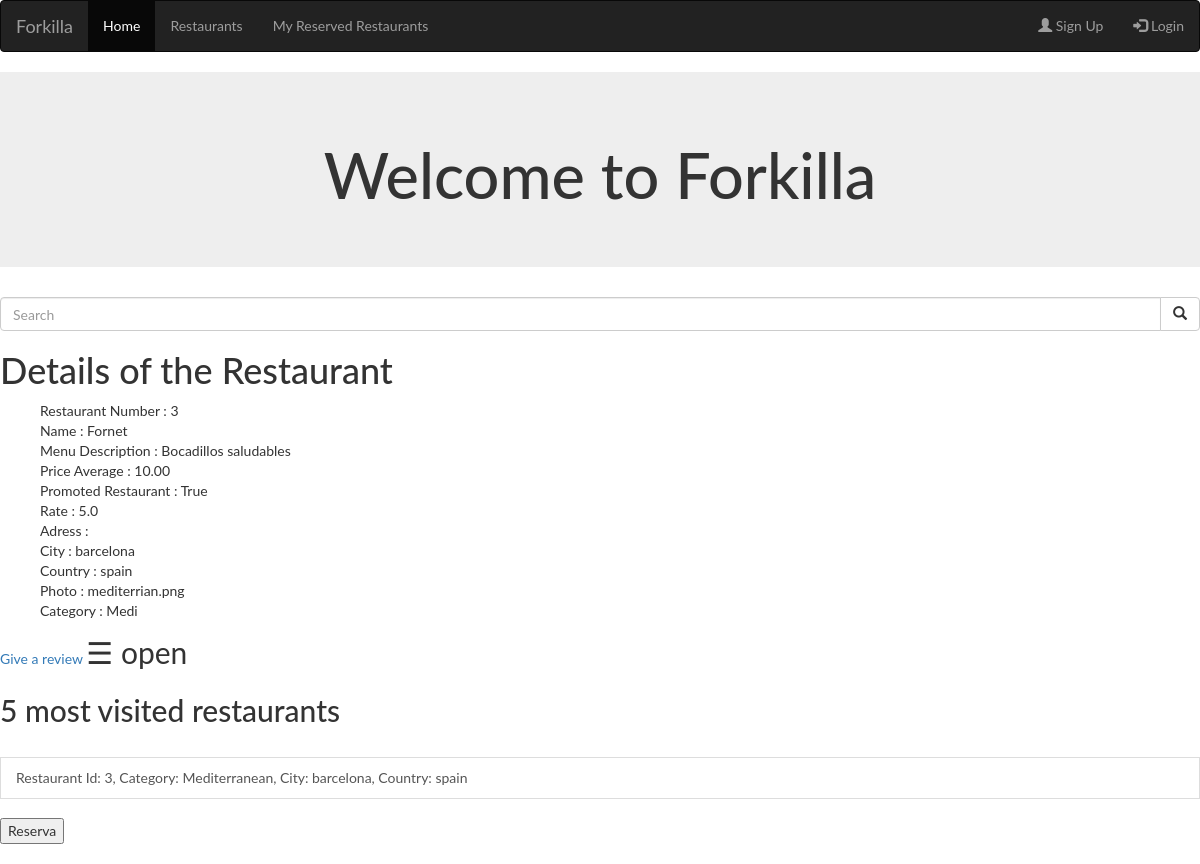
The page /restaurant/3 on the database its author committed.
### forkilla/models.py (models this page shows, shortened)
class Restaurant(models.Model):
        CATEGORIES = (
        ("Rice", "Rice"),
        ("Fusi", "Fusion"),
        ("BBQ", "Barbecue"),
        ("Chin", "Chinese"),
        ("Medi", "Mediterranean"),
        ("Crep", "Creperie"),
        ("Hind", "Hindu"),
        ("Japa", "Japanese"),
        ("Ital", "Italian"),
        ("Mexi", "Mexican"),
        ("Peru", "Peruvian"),
        ("Russ", "Russian"),
        ("Turk", "Turkish"),
        ("Basq", "Basque"),
        ("Vegy", "Vegetarian"),
        ("Afri", "African"),
        ("Egyp", "Egyptian"),
        ("Grek", "Greek"))
        _d_categories = dict(CATEGORIES);
        restaurant_number = models.CharField(max_length=8)
        name = models.CharField(max_length=50)
        menu_description = models.CharField(max_length=80)
        price_average = models.DecimalField(max_digits=5, decimal_places=2)
        is_promot = models.BooleanField()
        rate = models.DecimalField(max_digits=3, decimal_places=1)
        address = models.CharField(max_length=50)
        city = models.CharField(max_length=50)
        country = models.CharField(max_length=50)
        featured_photo = models.ImageField()
        category = models.CharField(max_length=5, choices=CATEGORIES)
        capacity = models.PositiveIntegerField()
        def get_human_category(self):
            return self._d_categories[self.category]
        def __str__(self):
            return ('[**Promoted**]' if self.is_promot else '') + "[" + self.category + "] " \
             "[" + self.restaurant_number + "] " + self.name + " - " + self.menu_description + " (" + str(
              self.rate) + ")" \
             ": " + str(self.price_average) + u" €"

### forkilla/views.py (the view)
# urls.py: url(r'^restaurant/(?P<restaurant_number>.*)',views.details, name='details'),
def details(request,restaurant_number=""):
    viewed_restaurants = _check_session(request)
    restaurant = Restaurant.objects.get(restaurant_number=restaurant_number)
    print(restaurant,"reeee")
    viewed_restaurants.restaurant.add(restaurant)
    restaurant1 = Review.objects.filter(number = restaurant.restaurant_number)
    for i in restaurant1:
        print(i.message , ".....................")
    context = {
        'details': restaurant,
        'viewed_restaurants': viewed_restaurants,
        'msg':restaurant1
    }
    return render(request, 'forkilla/details.html', context)

### forkilla/views.py (called while the page is built)
def _check_session(request):
    if "viewedrestaurants" not in request.session:
        viewedrestaurants = ViewedRestaurants()
        viewedrestaurants.save()
        request.session["viewedrestaurants"] = viewedrestaurants.id_vr
    else:
        viewedrestaurants = ViewedRestaurants.objects.get(id_vr=request.session["viewedrestaurants"])
    return viewedrestaurants

### templates/forkilla/details.html (shortened to what this page needs)
{% extends "forkilla/base.html" %}
{% block content %}
    <h1>Details of the Restaurant</h1>
    {% if details %}
    <ul>
        Restaurant Number : {{ details.restaurant_number }}
        <br>
        Name : {{ details.name }}
        <br>
        Menu Description : {{ details.menu_description }}
        <br>
        Price Average : {{ details.price_average }}
        <br>
        Promoted Restaurant : {{ details.is_promot }}
        <br>
        Rate : {{ details.rate }}
        <br>
        Adress : {{ details.adress }}
        <br>
        City : {{ details.city }}
        <br>
        Country : {{ details.country }}
        <br>
        Photo : {{ details.featured_photo }}
        <br>
        Category : {{ details.category }}
    </ul>
    {% else %}
        <p>No restaurants are available.</p>
    {% endif %}
    <a data-role="button" href="{% url 'review' details.restaurant_number %}">Give a review </a>
    <span style="font-size:30px;cursor:pointer" onclick="openNav()">&#9776; open</span>
{% endblock %}

### templates/forkilla/base.html (shortened to what this page needs)
<!DOCTYPE html>
<html lang="en">
<head>
    <link rel="stylesheet" href="https://maxcdn.bootstrapcdn.com/bootstrap/3.3.7/css/bootstrap.min.css">
</head>
<body>
        <nav class="navbar navbar-inverse">
          <div class="container-fluid">
            <div class="navbar-header">
              <a class="navbar-brand" href="http://laforkilla.com/">Forkilla</a>
            </div>
            <ul class="nav navbar-nav">
              <li class="active"><a href="{% url 'index' %}">Home</a></li>
              <li><a href="{% url 'restaurants' %}">Restaurants</a></li>
              <li><a href="{% url 'reservationlist' %}">My Reserved Restaurants</a></li>
            </ul>
            {% if user.is_authenticated %}
                <ul class="nav navbar-nav navbar-right">
                  <li><a href="{% url 'logout' %}"><span class="glyphicon glyphicon-user"></span> Log Out</a></li>
                </ul>
            {% else %}
                <ul class="nav navbar-nav navbar-right">
                  <li><a href="{% url 'home' %}"><span class="glyphicon glyphicon-user"></span> Sign Up</a></li>
                  <li><a href="{% url 'login' %}"><span class="glyphicon glyphicon-log-in"></span> Login</a></li>
                </ul>
            {% endif %}
          </div>
        </nav>
        <div class="jumbotron text-center">
          <h1>Welcome to Forkilla </h1>
        </div>
        <form action="{% url 'restaurants'%}" method="GET">
          <div class="input-group">
            <input type="text" class="form-control" name="rest" placeholder="Search">
            <div class="input-group-btn">
              <button class="btn btn-default" type="submit">
                <i class="glyphicon glyphicon-search"></i>
              </button>
            </div>
          </div>
        </form>
        {% block content %}{% endblock %}
        {% if viewed_restaurants %}
            <h2> 5 most visited restaurants </h2>
            <div class="list-group">
            <form action="{% url 'reservation'%}" method="get">
            {% for restaurant in viewed_restaurants.restaurant.all|slice:":5:-1" %}
                <br>
                <a href="{% url 'details' restaurant.restaurant_number%}" class="list-group-item">Restaurant Id: {{ restaurant.restaurant_number }}, Category: {{ restaurant.get_human_category }}, City: {{ restaurant.city }}, Country: {{ restaurant.country }}</a><br>
                <button type="submit" name="reservation" value={{restaurant.restaurant_number}}> Reserva</button>
                <br>
            {% endfor %}
             </form>
            </div>
        {% endif %}
</body>
</html>

### templates/forkilla/details.html (style rules this page uses)
body { font-family: "Lato", sans-serif; }

### rows shown on the page
Restaurant: restaurant_number "3", name "Fornet", menu_description "Bocadillos saludables", price_average "10.00", is_promot "True", rate "5.0", city "barcelona", country "spain", featured_photo "mediterrian.png", category "Medi", get_human_category "Mediterranean"
